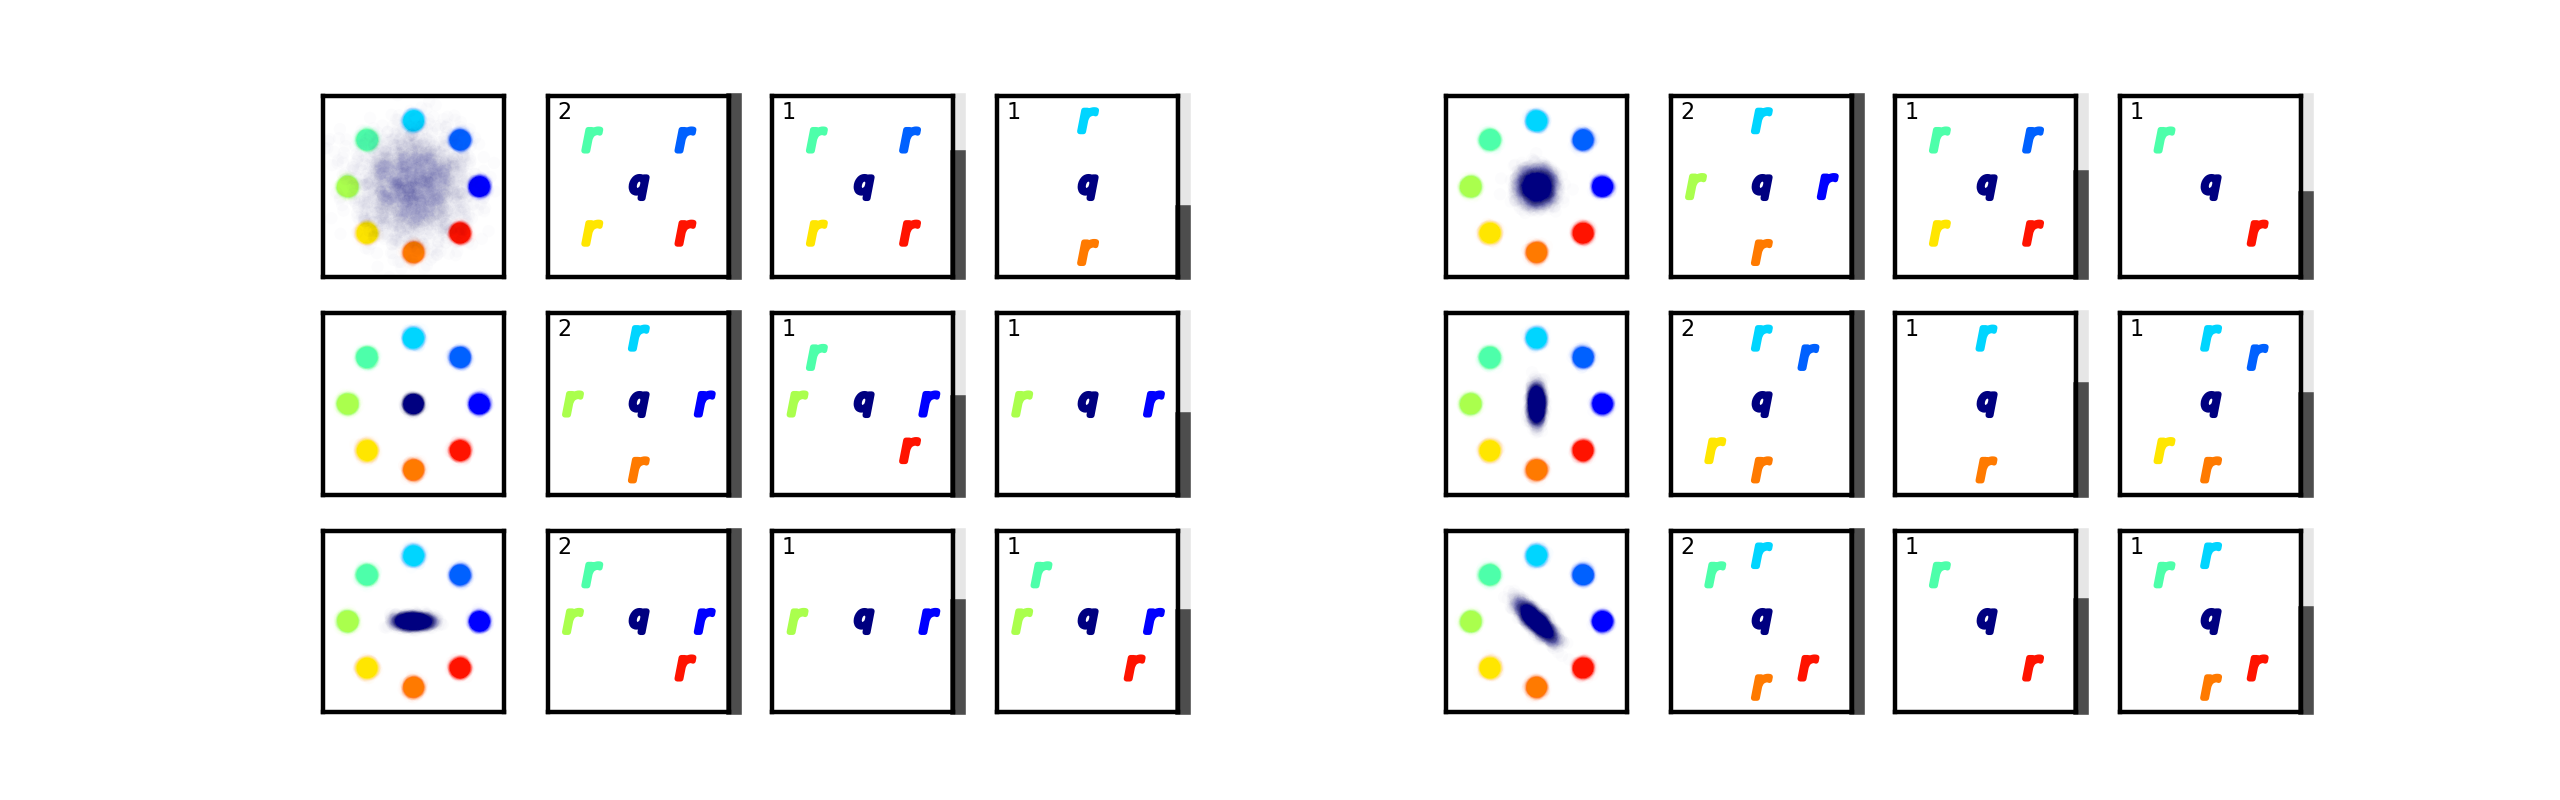

Write the Python code that produced this figure.
# -*- coding: utf-8 -*-
# Copyright 2018 The PsiZ Authors. All Rights Reserved.
#
# Licensed under the Apache License, Version 2.0 (the "License");
# you may not use this file except in compliance with the License.
# You may obtain a copy of the License at
#
#     http://www.apache.org/licenses/LICENSE-2.0
#
# Unless required by applicable law or agreed to in writing, software
# distributed under the License is distributed on an "AS IS" BASIS,
# WITHOUT WARRANTIES OR CONDITIONS OF ANY KIND, either express or implied.
# See the License for the specific language governing permissions and
# limitations under the License.
# ==============================================================================

"""Example that demonstrates information gain computation.

A comparison of the expected information gain for different display
configurations.
"""

import copy
import itertools

import numpy as np
import matplotlib
import matplotlib.pyplot as plt

from psiz.trials import UnjudgedTrials, stack
from psiz.models import Exponential
from psiz.generator import ActiveGenerator


def main():
    """Sample from posterior of pre-defined embedding model."""
    # Settings.
    np.random.seed(126)
    n_sample = 2000

    model = ground_truth()
    z_true = model.z['value']
    n_stimuli = z_true.shape[0]

    eligable_list = np.arange(n_stimuli, dtype=np.int32)
    stimulus_set_2 = candidate_stimulus_sets(eligable_list, 2)
    stimulus_set_4 = candidate_stimulus_sets(eligable_list, 4)

    n_selected = 1
    n_candidate = stimulus_set_2.shape[0]
    candidate_trial_2c1 = UnjudgedTrials(
        stimulus_set_2, n_selected * np.ones(n_candidate, dtype=np.int32)
    )

    n_selected = 1
    n_candidate = stimulus_set_4.shape[0]
    candidate_trial_4c1 = UnjudgedTrials(
        stimulus_set_4, n_selected * np.ones(n_candidate, dtype=np.int32)
    )

    n_selected = 2
    n_candidate = stimulus_set_4.shape[0]
    candidate_trial_4c2 = UnjudgedTrials(
        stimulus_set_4, n_selected * np.ones(n_candidate, dtype=np.int32)
    )

    candidate_trials = stack((
        candidate_trial_2c1,
        candidate_trial_4c1, candidate_trial_4c2
    ))

    origin_cov = np.array([
        [[.03, 0], [0, .03]],
        [[.003, 0], [0, .003]],
        [[.0003, 0], [0, .0003]],
        [[.0003, 0], [0, .003]],
        [[.003, 0], [0, .0003]],
        [[.003, -.0025], [-.0025, .003]]
    ])
    n_scenario = origin_cov.shape[0]

    scenario_trials = []
    scenario_stim_set = []
    scenario_ig = []
    scenario_rel_ig = []
    for i_scenario in range(n_scenario):
        (curr_z_samp, curr_stim_set, curr_ig, curr_v) = process_scenario(
            model, origin_cov[i_scenario], n_sample, candidate_trials)
        scenario_trials.append(curr_z_samp)
        scenario_stim_set.append(curr_stim_set)
        scenario_ig.append(curr_ig)
        scenario_rel_ig.append(curr_v)

    # Visualize.
    cmap = matplotlib.cm.get_cmap('jet')
    norm = matplotlib.colors.Normalize(vmin=0., vmax=model.n_stimuli)
    color_array = cmap(norm(range(model.n_stimuli)))

    idx_list = np.array([1, 6, 10, 15, 19, 24])

    fig = plt.figure(figsize=(6.5, 2), dpi=200)
    for i_scenario in range(n_scenario):
        scenario_subplot(
            fig, idx_list[i_scenario], z_true,
            scenario_trials[i_scenario],
            scenario_stim_set[i_scenario],
            scenario_ig[i_scenario],
            scenario_rel_ig[i_scenario],
            color_array)

    plt.show()


def process_scenario(model, origin_cov, n_sample, candidate_trials):
    """Evaluate scenario."""
    z_true = model.z['value']
    (n_stimuli, n_dim) = z_true.shape

    samples = simulated_samples(z_true, n_sample, origin_cov)
    z_samp = samples['z']

    gen = ActiveGenerator(n_stimuli)
    # Compute expected information gain.
    ig = gen._information_gain(model, samples, candidate_trials)
    # Relative information gain.
    rel_ig = copy.copy(ig)
    rel_ig = rel_ig - np.min(rel_ig)
    rel_ig = rel_ig / np.max(rel_ig)

    # Sort
    sorted_indices = np.argsort(-ig)
    ig = ig[sorted_indices]
    rel_ig = rel_ig[sorted_indices]
    candidate_trials = candidate_trials.subset(sorted_indices)

    # Select best of each trial configuration.
    n_config = 3
    for i_config in range(n_config):
        keep_locs = np.not_equal(
            candidate_trials.config_idx, candidate_trials.config_idx[i_config])
        keep_locs[i_config] = True
        ig = ig[keep_locs]
        rel_ig = rel_ig[keep_locs]
        candidate_trials = candidate_trials.subset(keep_locs)
    # Select best three.
    # sorted_indices = np.argsort(-ig)
    # ig = ig[sorted_indices]
    # trials_sub = candidate_trials.subset(sorted_indices)
    # trials_sub = trials_sub.subset(np.arange(0, 4, dtype=np.int32))
    # ig = ig[0:4]
    # rel_ig = rel_ig[0:4]
    return (z_samp, candidate_trials, ig, rel_ig)


def scenario_subplot(
        fig, idx, z_true, z_samp, trials, ig, rel_ig, color_array):
    """Plot scenario (posterior samples and trial candidates)."""
    # Plot posterior samples of scenario.
    posterior_subplot(fig, idx, z_samp, color_array)

    # Plot visualization of candidate trials and information gain.
    n_subplot = 3
    for i_subplot in range(n_subplot):
        candidate_subplot(
            fig, idx + i_subplot + 1, z_true,
            trials.stimulus_set[i_subplot],
            trials.n_selected[i_subplot],
            ig[i_subplot], rel_ig[i_subplot],
            color_array)


def posterior_subplot(fig, idx, z_samp, color_array):
    """Plot posterior samples."""
    (n_stimuli, n_dim, n_sample) = z_samp.shape
    z_samp = np.transpose(z_samp, axes=[2, 0, 1])
    z_samp = np.reshape(z_samp, (n_sample * n_stimuli, n_dim))
    color_array_samp = np.matlib.repmat(color_array, n_sample, 1)

    ax = fig.add_subplot(3, 9, idx)
    ax.scatter(
        z_samp[:, 0], z_samp[:, 1],
        s=5, c=color_array_samp, alpha=.01, edgecolors='none')
    ax.set_aspect('equal')
    ax.set_xlim(-.55, .55)
    ax.set_xticks([])
    ax.set_ylim(-.55, .55)
    ax.set_yticks([])


def candidate_subplot(
        fig, idx, z, stimulus_set, n_selected, ig, rel_ig, color_array):
    """Plot subplots for candidate trials."""
    locs = np.not_equal(stimulus_set, -1)
    stimulus_set = stimulus_set[locs]

    fontdict = {
        'fontsize': 4,
        'verticalalignment': 'center',
        'horizontalalignment': 'center'
    }

    ax = fig.add_subplot(3, 9, idx)
    ax.scatter(
        z[stimulus_set[0], 0],
        z[stimulus_set[0], 1],
        s=15, c=color_array[stimulus_set[0]], marker=r'$q$')
    ax.scatter(
        z[stimulus_set[1:], 0],
        z[stimulus_set[1:], 1],
        s=15, c=color_array[stimulus_set[1:]], marker=r'$r$')
    ax.set_aspect('equal')
    ax.set_xlim(-.55, .55)
    ax.set_xticks([])
    ax.set_ylim(-.55, .55)
    ax.set_yticks([])
    rect_back = matplotlib.patches.Rectangle(
        (.55, -.55), .06, 1.1, clip_on=False, color=[.9, .9, .9])
    ax.add_patch(rect_back)
    rect_val = matplotlib.patches.Rectangle(
        (.55, -.55), .06, rel_ig * 1.1, clip_on=False, color=[.3, .3, .3])
    ax.add_patch(rect_val)
    plt.text(-.45, .45, "{0}".format(n_selected), fontdict=fontdict)


def ground_truth():
    """Return a ground truth embedding."""
    # Create embeddingp points arranged in circle.
    origin = np.array([[0.0, 0.0]])

    theta = np.linspace(0, 2 * np.pi, 9)
    theta = theta[0:-1]

    # r = .2
    # x = r * np.cos(theta)
    # y = r * np.sin(theta)
    # x = np.expand_dims(x, axis=1)
    # y = np.expand_dims(y, axis=1)
    # z_inner = np.hstack((x, y))

    r = .4
    x = r * np.cos(theta)
    y = r * np.sin(theta)
    x = np.expand_dims(x, axis=1)
    y = np.expand_dims(y, axis=1)
    z_outer = np.hstack((x, y))
    z = np.concatenate((origin, z_outer), axis=0)

    # Create embedding model.
    n_group = 1
    (n_stimuli, n_dim) = z.shape
    model = Exponential(n_stimuli, n_dim=n_dim, n_group=n_group)
    freeze_options = {
        'z': z,
        'theta': {
            'rho': 2,
            'tau': 1,
            'beta': 10,
            'gamma': 0
        }
    }
    model.freeze(freeze_options)
    return model


def simulated_samples(z, n_sample, origin_cov):
    """Simulate posterior samples for a set of embedding points."""
    n_stimuli = z.shape[0]
    n_dim = z.shape[1]

    stim_cov = .0003 * np.ones((n_stimuli))
    stim_cov = np.expand_dims(stim_cov, axis=1)
    stim_cov = np.expand_dims(stim_cov, axis=1)
    stim_cov = stim_cov * np.expand_dims(np.identity(n_dim), axis=0)

    stim_cov[0, :, :] = origin_cov
    # Draw samples
    z_samples = np.empty((n_sample, n_stimuli, n_dim))
    for i_stimulus in range(n_stimuli):
        z_samples[:, i_stimulus, :] = np.random.multivariate_normal(
            z[i_stimulus], stim_cov[i_stimulus], (n_sample)
        )
    z_samples = np.transpose(z_samples, axes=[1, 2, 0])
    return {'z': z_samples}


def candidate_stimulus_sets(eligable_list, n_reference):
    """Determine all possible stimulus set combinations."""
    n_stimuli = len(eligable_list)
    stimulus_set = np.empty([0, n_reference + 1], dtype=np.int32)
    for i_stim in range(n_stimuli):
        locs = np.not_equal(eligable_list, i_stim)
        sub_list = itertools.combinations(eligable_list[locs], n_reference)
        for item in sub_list:
            item = np.hstack((i_stim * np.ones(1), item))
            stimulus_set = np.vstack((stimulus_set, item))
    stimulus_set = stimulus_set.astype(dtype=np.int32)
    return stimulus_set


if __name__ == "__main__":
    main()
